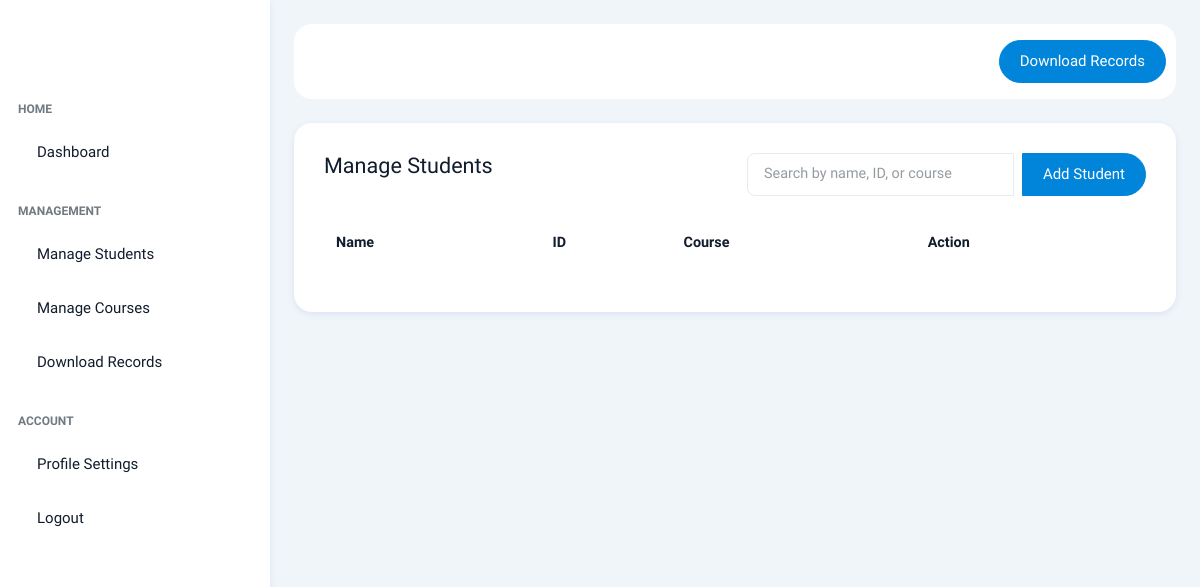
The page /api/admin/manage_students (signed in) on the database as committed earlier.
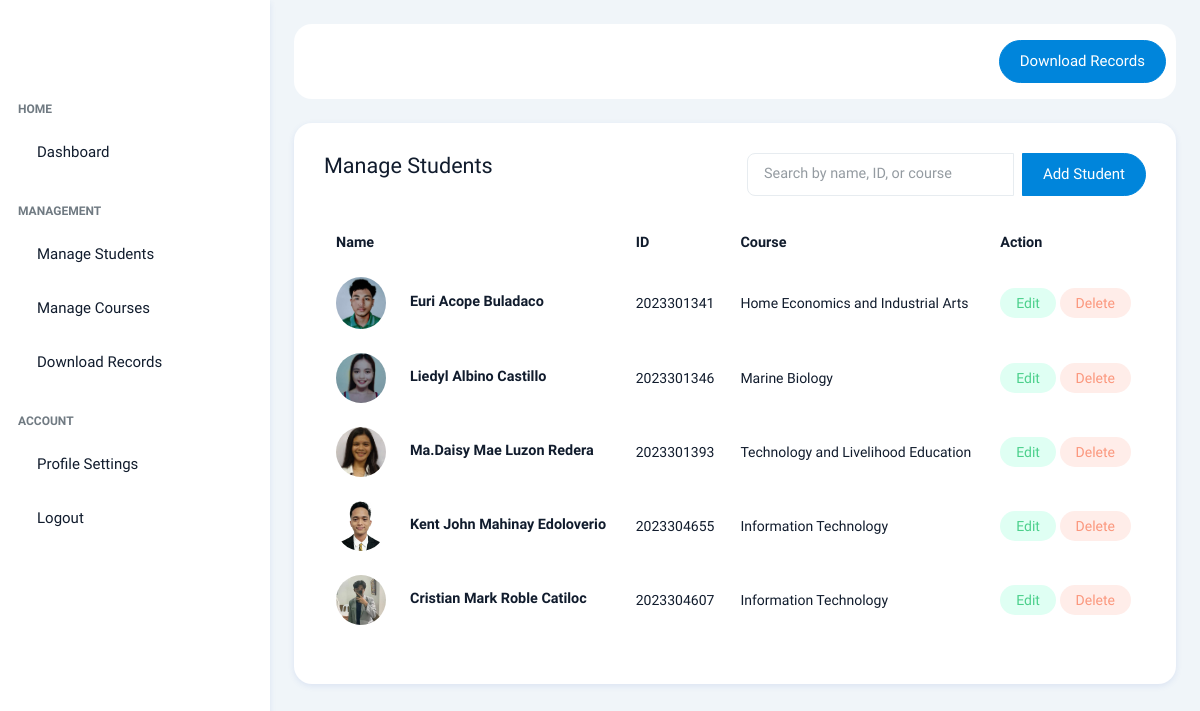
The same page on the database as committed later.
### models/student.py (models this page shows, shortened)
class Student(db.Model):
    __tablename__ = 'students'
    id = db.Column(db.String(20), primary_key=True)
    first_name = db.Column(db.String(50), nullable=False)
    middle_name = db.Column(db.String(50))
    last_name = db.Column(db.String(50), nullable=False)
    age = db.Column(db.Integer)
    course_id = db.Column(db.Integer, db.ForeignKey('courses.id'))
    location_id = db.Column(db.Integer, db.ForeignKey('locations.id'))
    image = db.Column(db.String(255))
    managed_by_user_id = db.Column(db.Integer, db.ForeignKey('user.id'), nullable=True)
    course = db.relationship('Course', back_populates='students')
    location = db.relationship('Location', back_populates='students')
    attendance_records = db.relationship('Attendance', back_populates='student', lazy=True)
    managed_by = db.relationship('User', foreign_keys=[managed_by_user_id], back_populates='managed_students')

### models/course.py (models this page shows, shortened)
class Course(db.Model):
    __tablename__ = 'courses'
    id = db.Column(db.Integer, primary_key=True)
    course_name = db.Column(db.String(100), nullable=False, unique=True)
    managed_by_user_id = db.Column(db.Integer, db.ForeignKey('user.id'), nullable=True)
    students = db.relationship('Student', back_populates='course')
    managed_by = db.relationship('User', foreign_keys=[managed_by_user_id], back_populates='managed_courses')

### routes/admin_routes.py (the view, shortened to what this page needs)
@admin_bp.route('/admin/manage_students', methods=['GET', 'POST'])
@admin_required
def manage_students():
    if 'admin' in session:
        students = Student.query.all()
        return render_template('admin_new/ae_manage.html', students=students)
    else:
        flash('Unauthorized access!')
        return redirect(url_for('admin_login'))

### routes/admin_routes.py (called while the page is built)
def admin_required(f):
    @wraps(f)
    def decorated_function(*args, **kwargs):
        if 'admin' not in session:
            flash('Unauthorized access!')
            return redirect(url_for('admin_login'))
        return f(*args, **kwargs)
    return decorated_function

### templates/admin_new/ae_manage.html (shortened to what this page needs)
{% extends "admin_new/ae_base.html" %}
{% block admin_home %}
{% include '_flash_messages.html' %}
<div class="card">
  <div class="card-body">
    <div class="row mb-4">
      <div class="col-lg-6 col-md-6 col-sm-12">
        <h4 class="mb-0">Manage Students</h4>
      </div>
      <div class="col-lg-6 col-md-6 col-sm-12 text-end">
        <div class="input-group">
          <input type="text" class="form-control" id="searchInput" placeholder="Search by name, ID, or course" />
          <a href="/admin/add_student" class="btn btn-primary ms-2">Add Student</a>
        </div>
      </div>
    </div>
    <div class="table-responsive" data-simplebar>
      <table class="table table-borderless align-middle text-nowrap" id="studentTable">
        <thead>
          <tr>
            <th scope="col">Name</th>
            <th scope="col">ID</th>
            <th scope="col">Course</th>
            <th scope="col">Action</th>
          </tr>
        </thead>
        <tbody>
          {% for student in students %}
          <tr>
            <td>
              <div class="d-flex align-items-center">
                <div class="me-4">
                  <img src="{{ url_for('static', filename='uploads/' ~ (student.image or 'default.png')) }}" width="50"
                    class="rounded-circle" alt="" />
                </div>
                <div>
                  <h6 class="mb-1 fw-bolder">{{ student.first_name }} {{ student.middle_name }} {{ student.last_name }}
                  </h6>
                </div>
              </div>
            </td>
            <td>
              <p class="fs-3 fw-normal mb-0">{{ student.id }}</p>
            </td>
            <td>
              <p class="fs-3 fw-normal mb-0">{{ student.course.course_name }}</p>
            </td>
            <td>
              <button class="badge bg-light-success rounded-pill text-success px-3 py-2 fs-3 border-0"
                onclick="editStudent('{{ student.id }}')">Edit</button>
              <button class="badge bg-light-danger rounded-pill text-danger px-3 py-2 fs-3 border-0"
                data-bs-toggle="modal" data-bs-target="#deleteModal"
                onclick="setStudentToDelete('{{ student.id }}')">Delete</button>
            </td>
          </tr>
          {% endfor %}
        </tbody>
      </table>
    </div>
  </div>
</div>
{% endblock %}

### templates/admin_new/ae_base.html (shortened to what this page needs)
<!doctype html>
<html lang="en">
<head>
  <link rel="stylesheet" href="{{ url_for('static', filename='assets/css/styles.min.css') }}" />
  <link rel="stylesheet" href="{{ url_for('static', filename='assets/css/debug-panel.css') }}" />
</head>
<body>
  <div class="page-wrapper" id="main-wrapper" data-layout="vertical" data-navbarbg="skin6" data-sidebartype="full"
    data-sidebar-position="fixed" data-header-position="fixed">
    <aside class="left-sidebar">
      <div>
        <div class="brand-logo d-flex align-items-center justify-content-between">
        </div>
        <nav class="sidebar-nav scroll-sidebar" data-simplebar="">
          <ul id="sidebarnav">
            <li class="nav-small-cap">
              <span class="hide-menu">Home</span>
            </li>
            <li class="sidebar-item">
              <a class="sidebar-link primary-hover-bg" href="/admin" aria-expanded="false">
                <span class="hide-menu">Dashboard</span>
              </a>
            </li>
            <li class="nav-small-cap">
              <span class="hide-menu">Management</span>
            </li>
            <li class="sidebar-item">
              <a class="sidebar-link primary-hover-bg justify-content-between" href="/admin/manage_students"
                aria-expanded="false">
                <div class="d-flex align-items-center gap-6">
                  <span class="hide-menu">Manage Students</span>
                </div>
              </a>
            </li>
            <li class="sidebar-item">
              <a class="sidebar-link primary-hover-bg justify-content-between" href="/admin/manage_courses"
                aria-expanded="false">
                <div class="d-flex align-items-center gap-6">
                  <span class="hide-menu">Manage Courses</span>
                </div>
              </a>
            </li>
            <li class="sidebar-item">
              <a class="sidebar-link primary-hover-bg justify-content-between" href="/admin/download_records"
                aria-expanded="false">
                <div class="d-flex align-items-center gap-6">
                  <span class="hide-menu">Download Records</span>
                </div>
              </a>
            </li>
            <li class="nav-small-cap">
              <span class="hide-menu">Account</span>
            </li>
            <li class="sidebar-item">
              <a class="sidebar-link primary-hover-bg justify-content-between" href="/admin/manage_admins"
                aria-expanded="false">
                <div class="d-flex align-items-center gap-6">
                  <span class="hide-menu">Profile Settings</span>
                </div>
              </a>
            </li>
            <li class="sidebar-item">
              <a class="sidebar-link primary-hover-bg" href="/admin/logout" aria-expanded="false">
                <span class="hide-menu">Logout</span>
              </a>
            </li>
          </ul>
        </nav>
      </div>
    </aside>
    <div class="body-wrapper">
      <div class="body-wrapper-inner">
        <div class="container-fluid">
          <header class="app-header">
            <nav class="navbar navbar-expand-lg navbar-light">
              <div class="navbar-collapse justify-content-end px-0" id="navbarNav">
                <ul class="navbar-nav flex-row ms-auto align-items-center justify-content-end">
                  <li class="nav-item dropdown">
                    <button id="debugToggleBtn" class="debug-toggle mx-2" title="Toggle Debug Panel">
                      <i class="ti ti-bug"></i>
                    </button>
                  </li>
                  <a href="/admin/download_records" class="btn btn-primary">Download Records</a>
                </ul>
              </div>
            </nav>
          </header>
          {% block admin_home %}
          {% endblock %}
        </div>
      </div>
    </div>
  </div>
</body>
</html>

### templates/_flash_messages.html (shortened to what this page needs)
{% if not notiflix_already_included %}
<link rel="stylesheet" href="https://cdn.jsdelivr.net/npm/notiflix@3.2.6/dist/notiflix-3.2.6.min.css">
{% endif %}

### static/assets/css/debug-panel.css (style rules this page uses)
.debug-toggle { position: relative; display: inline-flex; align-items: center; justify-content: center; width: 36px; height: 36px; border-radius: 50%; background-color: transparent; cursor: pointer; transition: background-color 0.3s; border: none; }

Rows that differ between the two databases and show on the page:
added Student: image (picture), first_name "Euri", middle_name "Acope", last_name "Buladaco", id "2023301341", course.course_name "Home Economics and Industrial Arts"
added Student: image (picture), first_name "Liedyl", middle_name "Albino", last_name "Castillo", id "2023301346", course.course_name "Marine Biology"
added Student: image (picture), first_name "Ma.Daisy Mae", middle_name "Luzon", last_name "Redera", id "2023301393", course.course_name "Technology and Livelihood Education"
added Student: image (picture), first_name "Kent John", middle_name "Mahinay", last_name "Edoloverio", id "2023304655", course.course_name "Information Technology"
added Student: image (picture), first_name "Cristian Mark", middle_name "Roble", last_name "Catiloc", id "2023304607", course.course_name "Information Technology"
